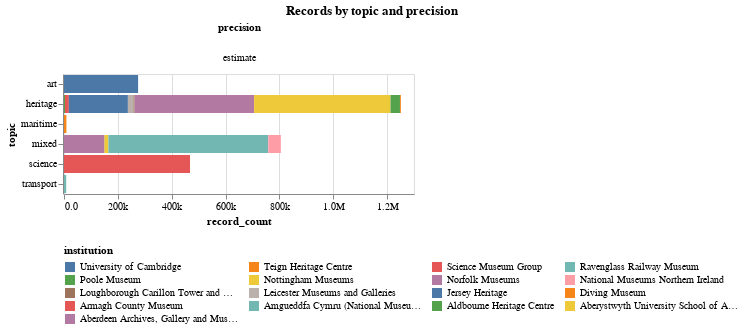

The notebook cell saved with this chart:
### Markdown cell above
## Records by topic and precision

### Code cell
title = alt.TitleParams('Records by topic and precision', anchor='middle')
alt.Chart(records_data, title=title).mark_bar().encode(
    color=alt.Color('institution:N', sort='descending', legend=alt.Legend(orient='bottom',columns=4)),
    column='precision:O',
    x='record_count:Q',
    tooltip=['institution', 'record_count'],
    y='topic:N',
).properties(width=350).resolve_scale(x='independent').configure(numberFormat='.2s')

### Figure 1 — Vega-Lite specification as saved in the notebook (floating-point values rounded to 4 significant figures)
{"config": {"view": {"continuousWidth": 300, "continuousHeight": 300}, "numberFormat": ".2s"}, "data": {"name": "data-af7d0800904a60c2640209f5987a7442"}, "mark": {"type": "bar"}, "encoding": {"color": {"field": "institution", "legend": {"columns": 4, "orient": "bottom"}, "sort": "descending", "type": "nominal"}, "column": {"field": "precision", "type": "ordinal"}, "tooltip": [{"field": "institution", "type": "nominal"}, {"field": "record_count", "type": "quantitative"}], "x": {"field": "record_count", "type": "quantitative"}, "y": {"field": "topic", "type": "nominal"}}, "resolve": {"scale": {"x": "independent"}}, "title": {"text": "Records by topic and precision", "anchor": "middle"}, "width": 350, "$schema": "https://vega.github.io/schema/vega-lite/v5.17.0.json", "datasets": {"data-af7d0800904a60c2640209f5987a7442": [{"institution": "Aberystwyth University School of Art Museum and Galleries", "subcollection": "Museum Collection", "sector": "university", "type": "museum", "topic": "mixed", "precision": "estimate", "record_count": 15342}, {"institution": "University of Cambridge", "subcollection": "Fitzwilliam Museum", "sector": "university", "type": "museum", "topic": "art", "precision": "estimate", "record_count": 275225}, {"institution": "Amgueddfa Cymru (National Museum Wales)", "subcollection": "Museum Collection", "sector": "national", "type": "museum", "topic": "mixed", "precision": "estimate", "record_count": 593978}, {"institution": "National Museums Northern Ireland", "subcollection": "Museum Collection", "sector": "national", "type": "museum", "topic": "mixed", "precision": "estimate", "record_count": 46618}, {"institution": "Diving Museum", "subcollection": "Museum Collection", "sector": "independent", "type": "museum", "topic": "maritime", "precision": "estimate", "record_count": 8934}, {"institution": "Ravenglass Railway Museum", "subcollection": "Museum Collection", "sector": "independent", "type": "museum", "topic": "transport", "precision": "estimate", "record_count": 8195}, {"institution": "Aberdeen Archives, Gallery and Museums", "subcollection": "Museum Collection", "sector": "regional", "type": "museum", "topic": "mixed", "precision": "estimate", "record_count": 149515}, {"institution": "Aldbourne Heritage Centre", "subcollection": "Museum Collection", "sector": "regional", "type": "museum", "topic": "heritage", "precision": "estimate", "record_count": 3728}, {"institution": "Armagh County Museum", "subcollection": "Museum Collection", "sector": "regional", "type": "museum", "topic": "heritage", "precision": "estimate", "record_count": 14258}, {"institution": "Jersey Heritage", "subcollection": "Museum Collection", "sector": "regional", "type": "museum", "topic": "heritage", "precision": "estimate", "record_count": 219359}, {"institution": "Leicester Museums and Galleries", "subcollection": "Museum Collection", "sector": "regional", "type": "museum", "topic": "heritage", "precision": "estimate", "record_count": 20719}, {"institution": "Loughborough Carillon Tower and War Memorial Museum", "subcollection": "Museum Collection", "sector": "regional", "type": "museum", "topic": "heritage", "precision": "estimate", "record_count": 4266}, {"institution": "Norfolk Museums", "subcollection": "Museum Collection", "sector": "regional", "type": "museum", "topic": "heritage", "precision": "estimate", "record_count": 443754}, {"institution": "Nottingham Museums", "subcollection": "Museum Collection", "sector": "regional", "type": "museum", "topic": "heritage", "precision": "estimate", "record_count": 506639}, {"institution": "Poole Museum", "subcollection": "Museum Collection", "sector": "regional", "type": "museum", "topic": "heritage", "precision": "estimate", "record_count": 35171}, {"institution": "Teign Heritage Centre", "subcollection": "Museum Collection", "sector": "regional", "type": "museum", "topic": "heritage", "precision": "estimate", "record_count": 3324}, {"institution": "Science Museum Group", "subcollection": "Museum Collection", "sector": "dcms", "type": "museum", "topic": "science", "precision": "estimate", "record_count": 468063}]}}
